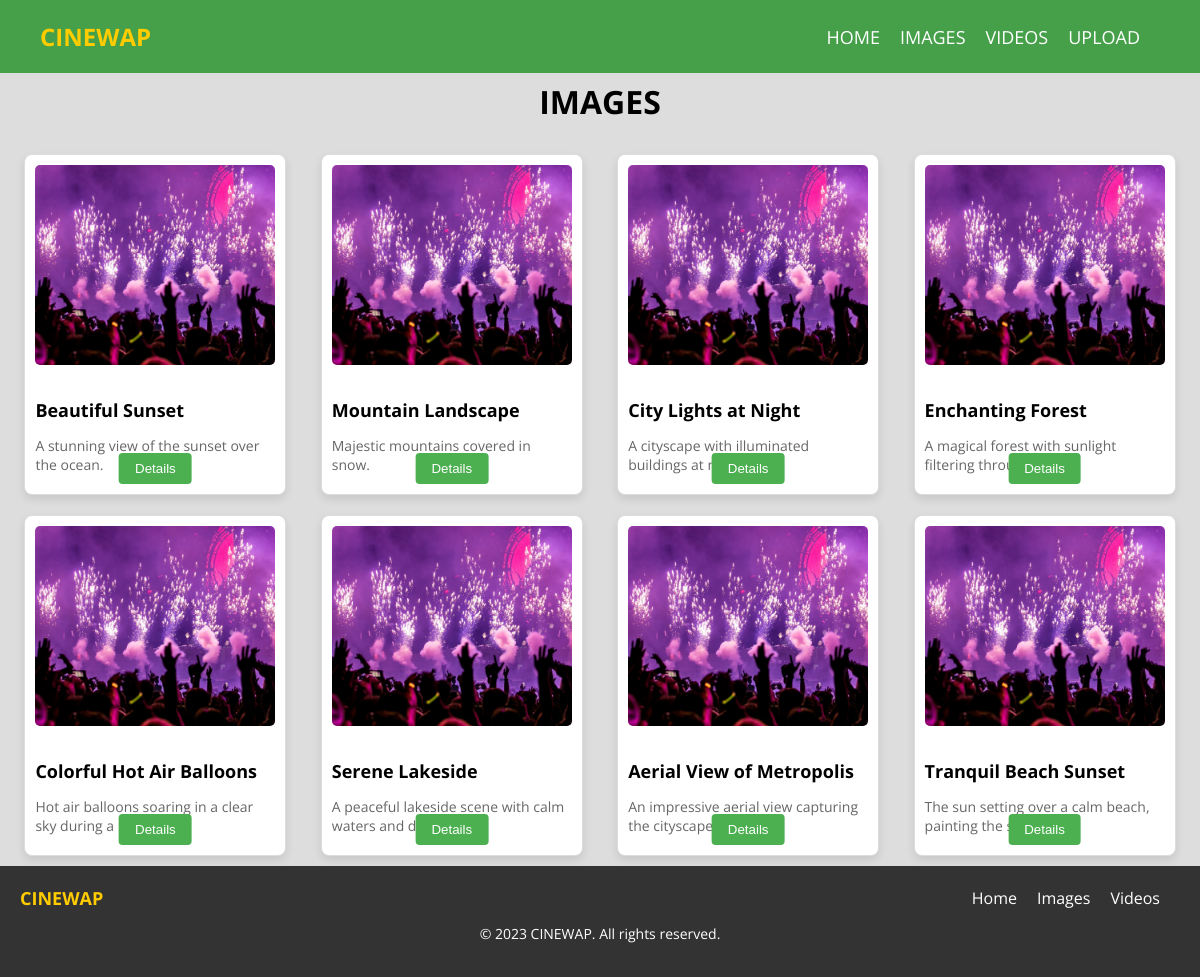
Screenshot of /images/ with the database file from the repository.
### multimedia/models.py (models this page shows, shortened)
class Image(models.Model):
    title = models.CharField(max_length=100)
    image = models.ImageField(default=os.path.join("assets", "image.png"), upload_to="images")
    description = models.TextField()

### multimedia/views.py (the view)
# urls.py: path('images/', views.image_list, name='image_list'),
def image_list(request):
    images = Image.objects.all()
    return render(request, 'pages/image_list.html', {'images': images})

### multimedia/templates/pages/image_list.html (shortened to what this page needs)
{% extends 'base.html' %}
{% block content %}
  <h1 class="header">IMAGES</h1>
  <div class="card-body">
    {% for image in images %}
      <div class="card">
        <img src="{{ image.image.url }}" alt="{{ image.title }}" />
        <h3>{{ image.title }}</h3>
        <p>{{ image.description|truncatechars:50 }}</p>
        <button class="details-button" onclick="openImageModal('{{ image.id }}', '{{ image.image.url }}', '{{ image.title }}', '{{ image.description }}')">Details</button>
      </div>
    {% endfor %}
  </div>
{% endblock %}

### multimedia/templates/base.html (shortened to what this page needs)
{% load static %}
<!DOCTYPE html>
<html lang="en">
  <head>
    <link rel="stylesheet" href="{% static 'css/styles.css' %}" />
  </head>
  <body>
    <nav>
      <div class="nav">
        <div class="logo">
          <a href="/">CINEWAP</a>
        </div>
        <div>
          <ul id="menu" class="menu">
            <li>
              <a href="/">HOME</a>
            </li>
            <li>
              <a href="{% url 'image_list' %}">IMAGES</a>
            </li>
            <li>
              <a href="{% url 'video_list' %}">VIDEOS</a>
            </li>
            <li class="dropdown">
              <div class="dropbtn">
                UPLOAD
              </div>
            </li>
          </ul>
        </div>
      </div>
    </nav>
    {% block content %}
    {% endblock %}
    <footer>
      <div class="footer-container">
        <div class="footer-logo">
          <a href="/">CINEWAP</a>
        </div>
        <div class="footer-links">
          <ul>
            <li>
              <a href="/">Home</a>
            </li>
            <li>
              <a href="{% url 'image_list' %}">Images</a>
            </li>
            <li>
              <a href="{% url 'video_list' %}">Videos</a>
            </li>
          </ul>
        </div>
      </div>
      <div class="footer-bottom">
        <p>&copy; 2023 CINEWAP. All rights reserved.</p>
      </div>
    </footer>
  </body>
</html>

### static/css/styles.css (style rules this page uses)
body { font-family: 'Open Sans', sans-serif; margin: 0; background: fixed #ddd; }
nav { background-color: #45a049; color: white; padding: 10px 0; position: fixed; width: 100%; top: 0; z-index: 1; }
.nav { max-width: 1200px; margin: 0 auto; display: flex; justify-content: space-between; align-items: center; }
.logo a { color: #ffcc00; text-decoration: none; font-size: 24px; font-weight: bold; }
ul { list-style-type: none; margin: 0; padding: 0; display: flex; }
ul li { margin-right: 20px; }
ul li a { color: white; text-decoration: none; font-size: 18px; }
ul li div { font-size: 18px; }
.dropdown { position: relative; }
.header { text-align: center; }
.card-body { display: flex; flex-wrap: wrap; justify-content: space-evenly; }
.card { width: calc(33.33% - 20px); margin: 10px; padding: 10px; border: 1px solid #ddd; border-radius: 5px; box-shadow: 0 4px 8px rgba(0, 0, 0, 0.1); background-color: #fff; transition: box-shadow 0.3s ease; }
.card img { width: 100%; height: 200px; object-fit: cover; border-radius: 5px; margin-bottom: 10px; }
.card h3 { font-size: 18px; margin-bottom: 10px; }
.card p { font-size: 14px; color: #666; margin-bottom: 10px; }
button { background-color: #4caf50; color: white; padding: 10px 15px; border: none; border-radius: 5px; cursor: pointer; }
@media only screen and (min-width: 901px) { .card { width: 20%; } }
@media only screen and (min-width: 901px) { .nav { padding: 10px 40px; } }
@media only screen and (min-width: 901px) { ul { flex-direction: row; align-items: center; } }
@media only screen and (min-width: 901px) { ul li { margin-right: 20px; margin-bottom: 0; } }
@media only screen and (min-width: 901px) { .header { margin-top: 80px; font-size: 32px; } }
footer { background-color: #333; color: white; padding: 20px 0; width: 100%; }
.footer-container { max-width: 1200px; margin: 0 auto; padding: 0 20px; display: flex; justify-content: space-between; align-items: center; }
.footer-logo a { color: #ffcc00; text-decoration: none; font-size: 18px; font-weight: bold; }
.footer-links ul { list-style-type: none; margin: 0; padding: 0; display: flex; margin-bottom: 0; }
.footer-links li { margin-right: 20px; }
.footer-links a { color: white; text-decoration: none; font-size: 16px; }
.footer-bottom { text-align: center; margin-top: 10px; }
.footer-bottom p { font-size: 14px; }

### multimedia/templates/pages/image_list.html (style rules this page uses)
.card { border: 1px solid #ddd; margin: 10px; padding: 10px; box-shadow: 0 4px 8px rgba(0, 0, 0, 0.1); border-radius: 8px; position: relative; }
.details-button { position: absolute; bottom: 10px; left: 50%; transform: translateX(-50%); background-color: #4caf50; color: #fff; padding: 8px 16px; border: none; border-radius: 4px; cursor: pointer; }
img { width: 100%; height: auto; border-radius: 8px; margin-bottom: 10px; }

### rows the page displays
Image: title "Beautiful Sunset", description "A stunning view of the sunset over the ocean."
Image: title "Mountain Landscape", description "Majestic mountains covered in snow."
Image: title "City Lights at Night", description "A cityscape with illuminated buildings at night."
Image: title "Enchanting Forest", description "A magical forest with sunlight filtering through …"
Image: title "Colorful Hot Air Balloons", description "Hot air balloons soaring in a clear sky during a …"
Image: title "Serene Lakeside", description "A peaceful lakeside scene with calm waters and di…"
Image: title "Aerial View of Metropolis", description "An impressive aerial view capturing the cityscape…"
Image: title "Tranquil Beach Sunset", description "The sun setting over a calm beach, painting the s…"
